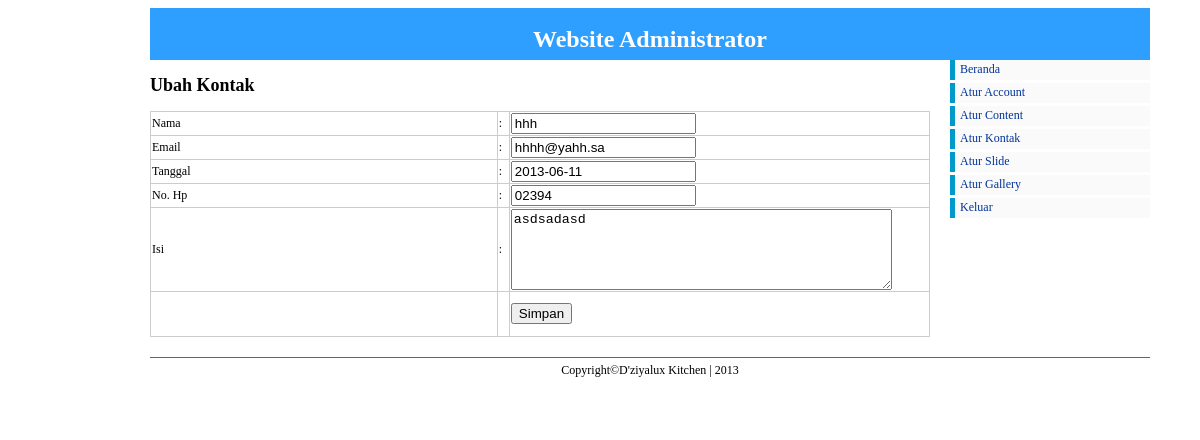
The page /admin/index.php?pg=kontak/ubah_kontak&id=11 (signed in) on the database its author committed.
### tables this page shows
CREATE TABLE IF NOT EXISTS `kontak` (
  `ID_KONTAK` int(11) NOT NULL AUTO_INCREMENT,
  `NAMA` varchar(100) NOT NULL,
  `EMAIL` varchar(100) NOT NULL,
  `NO_HP` varchar(15) NOT NULL,
  `PESAN` text NOT NULL,
  `TANGGAL` date NOT NULL,
  PRIMARY KEY (`ID_KONTAK`)
);

### admin/kontak/ubah_kontak.php (the view)
<h2>Ubah Kontak</h2>
<form action="?pg=kontak/ubah_post_kontak&id=<?php echo $_GET['id'];?>" method="post" enctype="multipart/form-data" name="form1">
	<table width="441" border="1" align="center">
		<?php
		$data = mysql_query("select * from kontak where ID_KONTAK = '$_GET[id]'");
		$tampil = mysql_fetch_array($data);
		?>
		<tr>
			<td width="314">Nama</td>
			<td width="8">:</td>
			<td width="97"><input type="text" name="nama" id="nama" value="<?php echo $tampil['NAMA'];?>"></td>
		</tr>
		<tr>
		  <td>Email</td>
		  <td>:</td>
		  <td><input type="text" name="email" id="email" value="<?php echo $tampil['EMAIL'];?>" /></td>
		</tr>
		<tr>
		  <td>Tanggal</td>
		  <td>:</td>
		  <td><input type="text" name="tanggal" id="tanggal" value="<?php echo $tampil['TANGGAL'];?>"></td>
		</tr>
		<tr>
		  <td>No. Hp</td>
		  <td>:</td>
		  <td><input type="text" name="no_hp" id="no_hp" value="<?php echo $tampil['NO_HP'];?>" /></td>
		</tr>
		<tr>
		  <td>Isi</td>
		  <td>:</td>
		  <td><textarea name="pesan" id="pesan" cols="45" rows="5"><?php echo $tampil['PESAN'];?></textarea></td>
		</tr>
		<tr>
		  <td height="42">&nbsp;</td>
		  <td>&nbsp;</td>
		  <td><input type="submit" name="button" class="klik" value="Simpan"></td>
		</tr>
	</table>
</form>

### css/admin.css (style rules this page uses)
body { font-size: 62.5%; font-family: "Trebuchet MS", "Arial", "Helvetica", "Verdana", "sans-serif"; }
table { font-size: 12px; width:780px; border:1px solid #CCC; border-collapse:collapse; }

### rows shown on the page
kontak: nama "hhh", email "hhhh@yahh.sa", tanggal "2013-06-11", no_hp "02394", pesan "asdsadasd"
